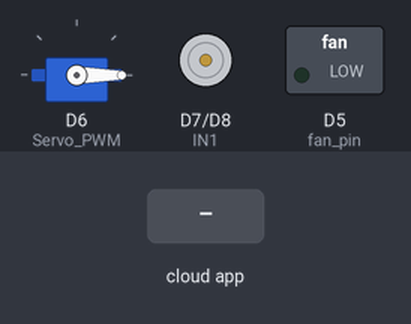
Recording of a sketch running on a simulated ESP8266 (NodeMCU). Parts: servo, motor-driver pin pairs drawn as motors (green arrow = first pin HIGH = forward, orange = second pin HIGH = backward, longer = more drive), switched loads named in the sketch (green lamp = pin HIGH). The inputs (shaded band) are chosen by the test bench. WiFi joins after 1.5 s; servers stay silent unless stated; the Firebase database answers and starts empty; what the sketch prints to the serial monitor is not drawn.

Above: at 3.7 s.
3.8 s: the phone or cloud app sets door to on
At 5.2 s:
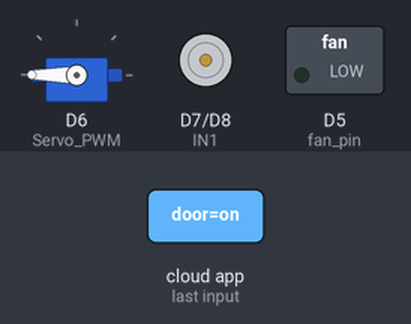
6.1 s: the phone or cloud app sets fan to on
At 8.4 s:
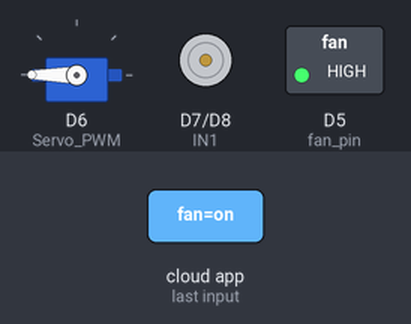
8.7 s: the phone or cloud app sets pump to on
At 10.5 s:
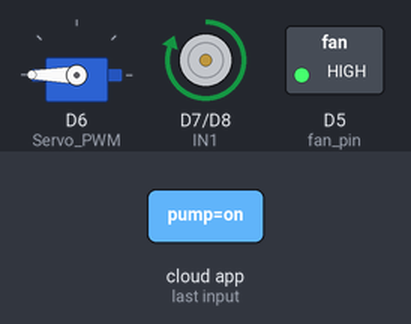
14.3 s: the phone or cloud app sets door to off
At 20.4 s:
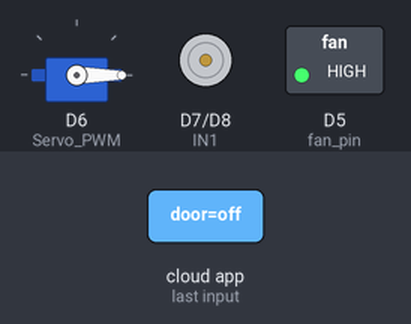
Timing chart, 0 to 21.9 s (numbered marks = the images above; inputs shaded):
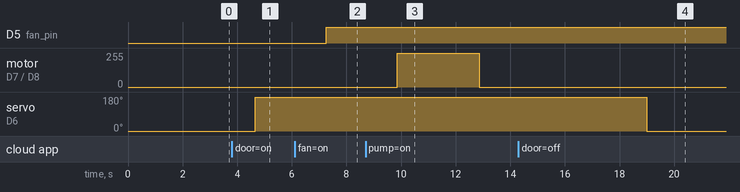

The sketch:

test_node_mcu.ino
```cpp
#include <ESP8266WiFi.h>                        // Include ESP8266WiFi library for WiFi features
#include <FirebaseESP8266.h>
#include <SoftwareSerial.h>
#include <Servo.h> // include servo library to use its related functions
#define Servo_PWM D6 // A descriptive name for D6 pin of Arduino to provide PWM signal
Servo MG995_Servo;  // Define an instance of of Servo with the name of "MG995_Servo"
#define fan_pin D5
const char* FIREBASE_HOST = "iot-smart-agriculture-91d92-default-rtdb.firebaseio.com";
const char* FIREBASE_AUTH = "SYIK23ziZ5qVHNqo3bzzEMlcVBgXG54dNxWmMFW0";
const char* WIFI_SSID = "Etisalat-2XxT";               // wifi name
const char* WIFI_PASSWORD = "FEPZDNhh";
FirebaseData fbdo;
FirebaseAuth auth;
FirebaseConfig config;
String currentDoorState = "";  // To track the current state of the door
int IN1 = D7;
int IN2 = D8;
String door;
String pump;
String pump_state;
String fan_state;
void setup() {
  // put your setup code here, to run once:
  Serial.begin(9600);
  Serial.begin(9600);
  pinMode(IN1, OUTPUT);
  pinMode(IN2, OUTPUT);
  digitalWrite(IN1, LOW);
  digitalWrite(IN2, LOW);
  pinMode(fan_pin, OUTPUT);
  digitalWrite(fan_pin,LOW);
  MG995_Servo.attach(Servo_PWM);
  MG995_Servo.write(0);
  delay(1000);
  WiFi.begin(WIFI_SSID, WIFI_PASSWORD);
  Serial.print("Connecting to ");
  Serial.print(WIFI_SSID);
  while (WiFi.status() != WL_CONNECTED) {
    Serial.print(".");
    delay(500);
  }
  Serial.println();
  Serial.print("Connected to ");
  Serial.println(WIFI_SSID);
  Serial.print("IP Address is : ");
  Serial.println(WiFi.localIP());
  config.host = FIREBASE_HOST;
  config.signer.tokens.legacy_token = FIREBASE_AUTH;

  Firebase.begin(&config, &auth);//print local IP address

}

void loop() {
  float temp;
  float hum;
  float gas;
  float value;
  delay(2000);                                  // Wait 2 seconds between measurements

  if (Firebase.getString(fbdo, "/door")) { // Try to get the door status from Firebase
    String door = fbdo.stringData();
    if (door != currentDoorState) {  // Check if the state has changed
      Serial.println("The state of the door is:");
      Serial.println(door);
      Serial.println();

      if (door == "on") {
        Serial.println("we are in deep shit");
        MG995_Servo.write(180);  // Move the servo to 180 degrees
      }
      else if (door == "off") {
        Serial.println("else we are in deep shit");
        MG995_Servo.write(0);    // Move the servo to 0 degrees
      }

      currentDoorState = door;  // Update the current state
    }

    else {
      Serial.println(fbdo.errorReason()); // Print the error reason
    }
  }
  if (Firebase.getString(fbdo, "/fan")) { // Try to get the door status from Firebase
    String fan = fbdo.stringData();
    if (fan != fan_state) {  // Check if the state has changed
      Serial.println("The state of fan is:");
      Serial.println(fan);
      Serial.println();

      if (fan == "on") {
        Serial.println(" the fan state is on ");
        digitalWrite(fan_pin,HIGH);
       Serial.println("on");
      }
      else if (pump == "off") {
        digitalWrite(fan_pin, LOW);
        Serial.println("off");
        // Move the servo to 0 degrees
      }
      fan = fan_state;  // Update the current state
    }
  if (Firebase.getString(fbdo, "/pump")) { // Try to get the door status from Firebase
    String pump = fbdo.stringData();
    if (pump != pump_state) {  // Check if the state has changed
      Serial.println("The state of pump is:");
      Serial.println(pump);
      Serial.println();

      if (pump == "on") {
        Serial.println("we are in deep shit");
        digitalWrite(IN1, HIGH);
        digitalWrite(IN2, LOW);
        Serial.println("on");
        delay(3000);
        digitalWrite(IN1, LOW);
        digitalWrite(IN2, LOW);
        delay(4000);


      }
      else if (pump == "off") {
        digitalWrite(IN1, LOW);
        digitalWrite(IN2, LOW);
        Serial.println("off");
        delay(1000);
        // Move the servo to 0 degrees
      }

      pump_state = pump;  // Update the current state
    }

    else {
      Serial.println(fbdo.errorReason()); // Print the error reason
    }
  }


  if (Serial.available() > 0) {
    String data = Serial.readStringUntil('\n');
    Serial.println(data);
    Serial.println("HHHHHHHHHHHHHHHHHHHHHHHHHHHHHHH");
    int comma1 = data.indexOf(',');
    int comma2 = data.indexOf(',', comma1 + 1);
    int comma3 = data.indexOf(',', comma2 + 1);

    if (comma1 != -1 && comma2 != -1 && comma3 != -1) {
      temp = data.substring(0, comma1).toFloat();
      hum = data.substring(comma1 + 1, comma2).toFloat();
      gas = data.substring(comma2 + 1, comma3).toFloat();
      value = data.substring(comma3 + 1).toFloat();
    }

    if (Firebase.setFloat(fbdo, "/temp", temp)) { // Set temperature value in the Firebase under the "/temp" path
      Serial.print("Temperature: ");              // Print the label "Temperature: "
      Serial.print(temp);                         // Print the temperature value
      Serial.println("°C ");                      // Print the unit "°C"
    }
    else                                          // If Firebase operation fails,
      Serial.println(fbdo.errorReason());

    if (Firebase.setFloat(fbdo, "/hum", hum)) { // Set temperature value in the Firebase under the "/temp" path
      Serial.print("Humadity: ");              // Print the label "Temperature: "
      Serial.print(hum);                         // Print the temperature value
      Serial.println("° ");                      // Print the unit "°C"
    }
    else                                          // If Firebase operation fails,
      Serial.println(fbdo.errorReason());// Print the error reason


    if (Firebase.setFloat(fbdo, "/gas", gas)) { // Set temperature value in the Firebase under the "/temp" path
      Serial.print("Gas is : ");              // Print the label "Temperature: "
      Serial.print(gas);                         // Print the temperature value
      Serial.println(" ");                      // Print the unit "°C"
    }
    else                                          // If Firebase operation fails,
      Serial.println(fbdo.errorReason());

    if (Firebase.setFloat(fbdo, "/value", value)) { // Set temperature value in the Firebase under the "/temp" path
      Serial.print("moisture is : ");              // Print the label "Temperature: "
      Serial.print(value);                         // Print the temperature value
      Serial.println(" ");                      // Print the unit "°C"
    }
    else                                          // If Firebase operation fails,
      Serial.println(fbdo.errorReason());
  }
}

}
```

Measured:
- after the input at 3.8 s, servo on D6 (Servo_PWM): 0° → 180° after 0.85 s
- after the input at 6.1 s, D5 (fan_pin): LOW → HIGH after 1.2 s
- after the input at 8.7 s, motor on D7 (IN1) / D8 (IN2): stopped → forward 255/255 after 1.2 s, → stopped 3.0 s later
- after the input at 14.3 s, servo on D6 (Servo_PWM): 180° → 0° after 4.7 s
